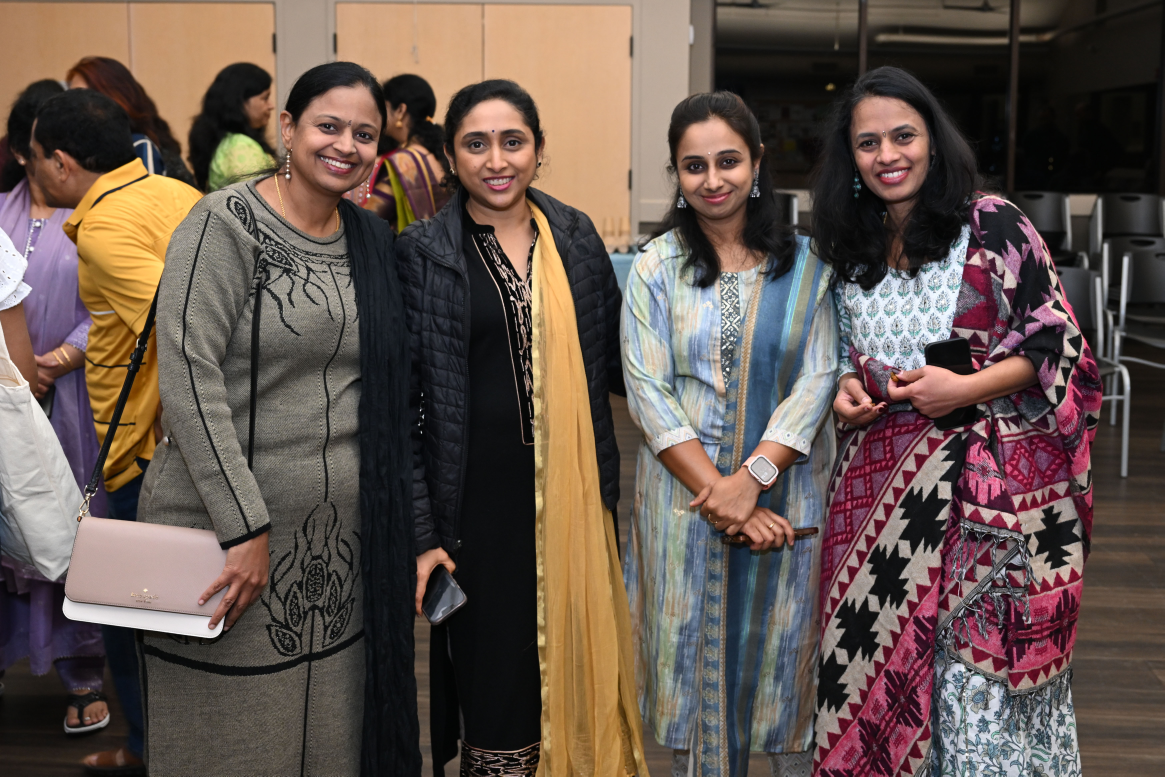
#> input picture imgs/events/event3/DSC_7754_VV.jpg, 5822 x 3881 px (shown at 1/5 size); its folder holds 4 pictures in this run
$ python downsize.py
#> lines starting #> are read from the running program, lines starting #| are printed output that depends on the picture
import os
from PIL import Image

def downsize_images_in_directory(directory_path, new_width, quality=30):
#> called with directory_path = 'imgs/events/event3', new_width = 800, quality = 80
    for filename in os.listdir(directory_path):
        file_path = os.path.join(directory_path, filename)

        if filename.lower().endswith(('jpg', 'jpeg', 'png', 'bmp', 'gif')):
            try:
                img = Image.open(file_path)
#> img is the input picture: PIL image 5822x3881 RGB; mean R, G, B 100.2, 84.9, 77.2
                width_percent = (new_width / float(img.size[0]))
#> width_percent = 0.137
                new_height = int((float(img.size[1]) * float(width_percent)))
#> new_height = 533

                img = img.resize((new_width, new_height), Image.LANCZOS)
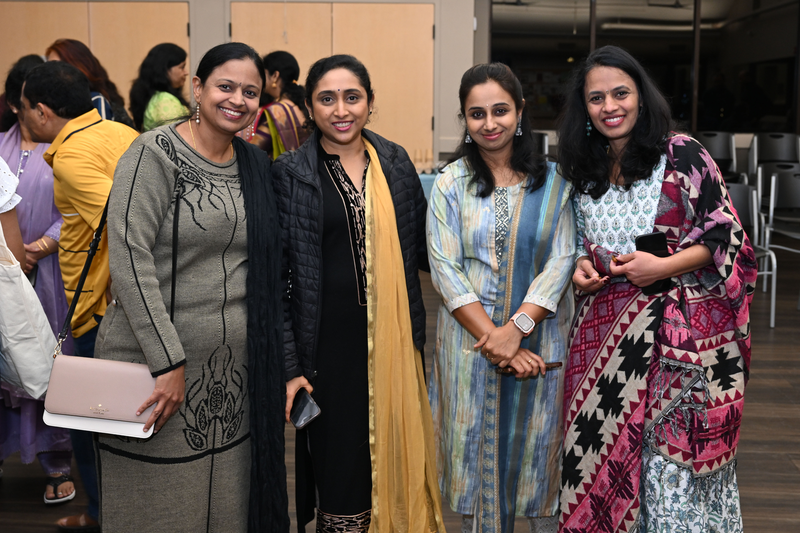
#> img: PIL image 800x533 RGB; mean R, G, B 100.2, 84.9, 77.2
#> pass 3 of the loop in downsize_images_in_directory, `for filename in os.listdir(directory_path):`:
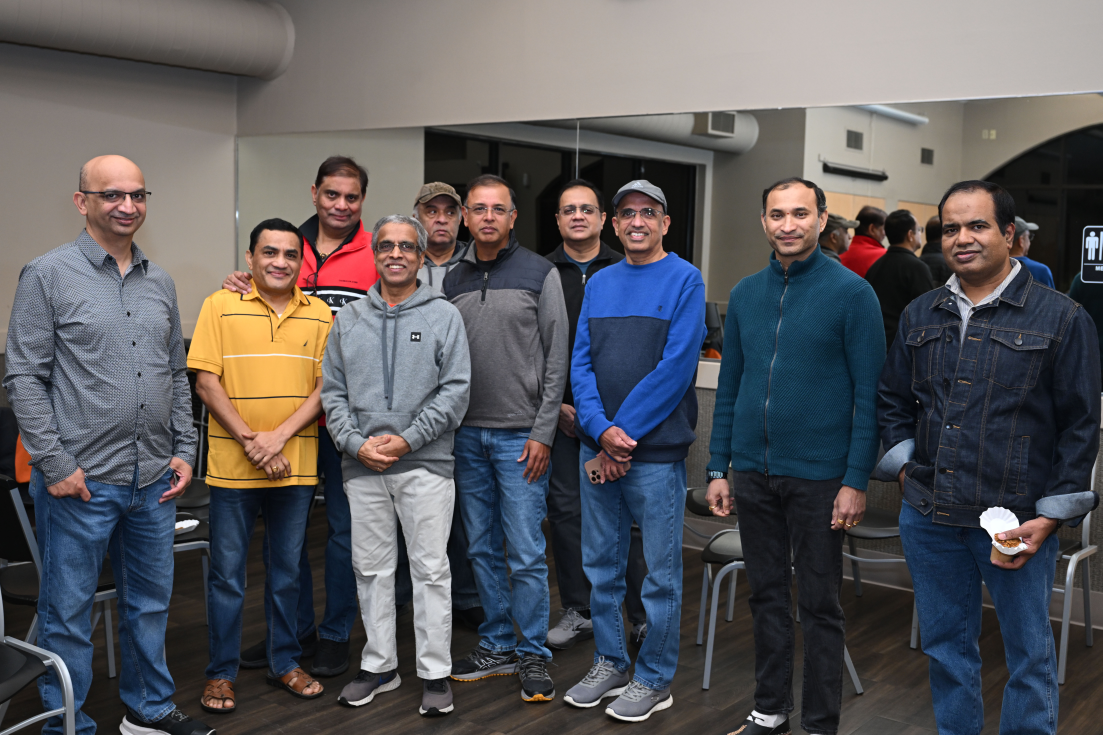
#> input picture imgs/events/event3/DSC_7759_VV.jpg, 7716 x 5144 px (shown at 1/7 size)
#> in downsize_images_in_directory, img is the input picture: PIL image 7716x5144 RGB; mean R, G, B 89.5, 88.3, 91.8
#> in downsize_images_in_directory, `img = img.resize((new_width, new_height), Image.LANCZOS)`:
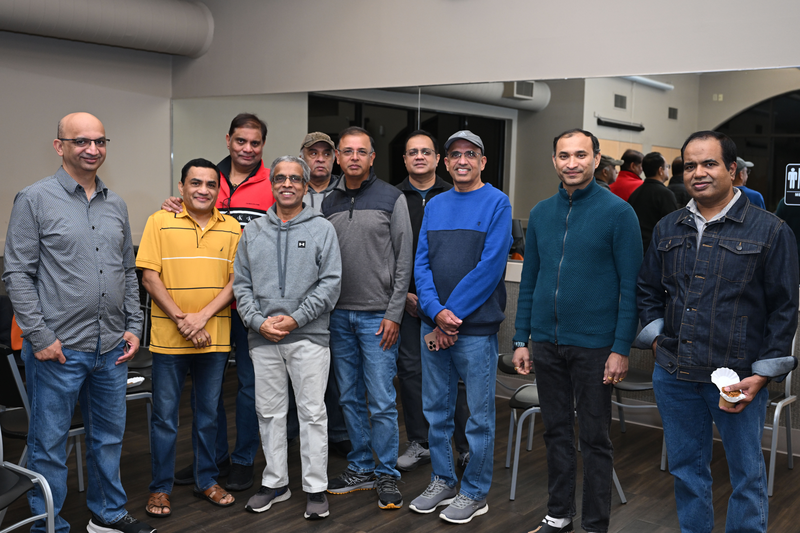
#> img: PIL image 800x533 RGB; mean R, G, B 89.5, 88.3, 91.8
#> the loop made 4 passes; the first 3 are shown

                img.save(file_path, quality=quality)
                print(f"Downsized image: {filename}")
            except Exception as e:
                print(f"Error processing {filename}: {e}")

directory_path = 'imgs/events/event3'
downsize_images_in_directory(directory_path, new_width=800, quality=80)
